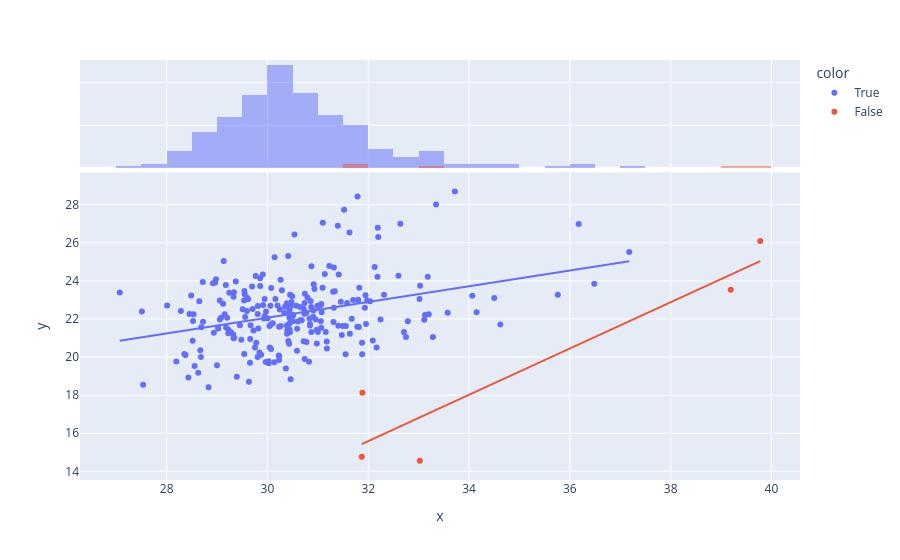

The notebook cell this image was saved under:
### Code cell
import plotly.express as px
px.scatter(x=X[:,0], y=X[:,1],color=pred,trendline='ols',marginal_x='histogram')

### Figure 1 — Plotly figure (JSON) as saved in the notebook; plotly's stock layout.template omitted (floating-point values rounded to 4 significant figures; data arrays with more than 128 entries replaced by an {"elided": "..."} marker saying what was removed)
{"data": [{"hovertemplate": "color=True<br>x=%{x}<br>y=%{y}<extra></extra>", "legendgroup": "True", "marker": {"color": "#636efa", "symbol": "circle"}, "mode": "markers", "name": "True", "orientation": "v", "showlegend": true, "type": "scatter", "x": {"elided": "246 float values"}, "xaxis": "x", "y": {"elided": "246 float values"}, "yaxis": "y"}, {"alignmentgroup": "True", "bingroup": "x", "hovertemplate": "color=True<br>x=%{x}<br>count=%{y}<extra></extra>", "legendgroup": "True", "marker": {"color": "#636efa"}, "name": "True", "offsetgroup": "True", "opacity": 0.5, "showlegend": false, "type": "histogram", "x": {"elided": "246 float values"}, "xaxis": "x2", "yaxis": "y2"}, {"hovertemplate": "<b>OLS trendline</b><br>y = 0.413568 * x + 9.65815<br>R<sup>2</sup>=0.124022<br><br>color=True<br>x=%{x}<br>y=%{y} <b>(trend)</b><extra></extra>", "legendgroup": "True", "marker": {"color": "#636efa", "symbol": "circle"}, "mode": "lines", "name": "True", "showlegend": false, "type": "scatter", "x": {"elided": "246 float values"}, "xaxis": "x", "y": {"elided": "246 float values"}, "yaxis": "y"}, {"hovertemplate": "color=False<br>x=%{x}<br>y=%{y}<extra></extra>", "legendgroup": "False", "marker": {"color": "#EF553B", "symbol": "circle"}, "mode": "markers", "name": "False", "orientation": "v", "showlegend": true, "type": "scatter", "x": [39.78, 39.19, 33.02, 31.87, 31.89], "xaxis": "x", "y": [26.1, 23.53, 14.55, 14.77, 18.12], "yaxis": "y"}, {"alignmentgroup": "True", "bingroup": "x", "hovertemplate": "color=False<br>x=%{x}<br>count=%{y}<extra></extra>", "legendgroup": "False", "marker": {"color": "#EF553B"}, "name": "False", "offsetgroup": "False", "opacity": 0.5, "showlegend": false, "type": "histogram", "x": [39.78, 39.19, 33.02, 31.87, 31.89], "xaxis": "x2", "yaxis": "y2"}, {"hovertemplate": "<b>OLS trendline</b><br>y = 1.21426 * x + -23.2675<br>R<sup>2</sup>=0.866076<br><br>color=False<br>x=%{x}<br>y=%{y} <b>(trend)</b><extra></extra>", "legendgroup": "False", "marker": {"color": "#EF553B", "symbol": "circle"}, "mode": "lines", "name": "False", "showlegend": false, "type": "scatter", "x": [31.87, 31.89, 33.02, 39.19, 39.78], "xaxis": "x", "y": [15.43, 15.45, 16.83, 24.32, 25.03], "yaxis": "y"}], "layout": {"barmode": "overlay", "legend": {"title": {"text": "color"}, "tracegroupgap": 0}, "margin": {"t": 60}, "xaxis": {"anchor": "y", "domain": [0, 1], "title": {"text": "x"}}, "xaxis2": {"anchor": "y2", "domain": [0, 1], "matches": "x", "showgrid": true, "showticklabels": false}, "yaxis": {"anchor": "x", "domain": [0, 0.7326], "title": {"text": "y"}}, "yaxis2": {"anchor": "x2", "domain": [0.7426, 1], "matches": "y2", "showgrid": true, "showline": false, "showticklabels": false, "ticks": ""}}}
